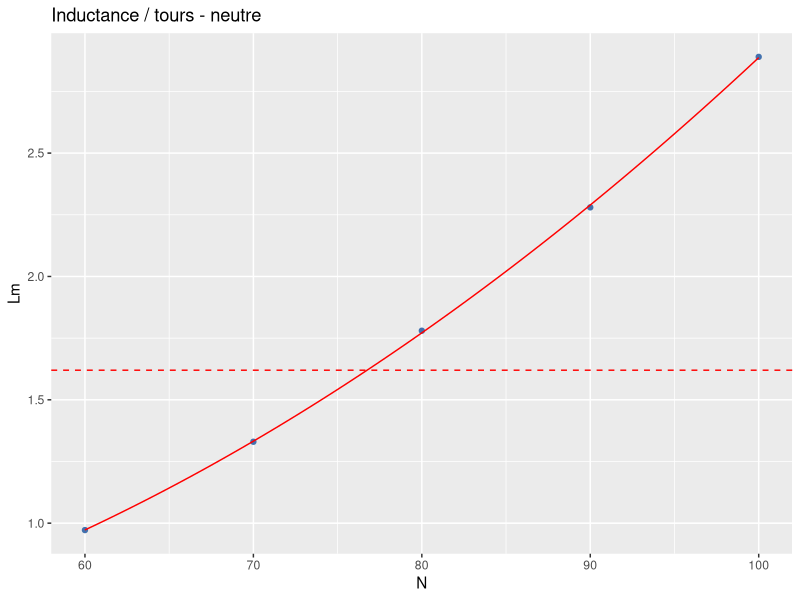
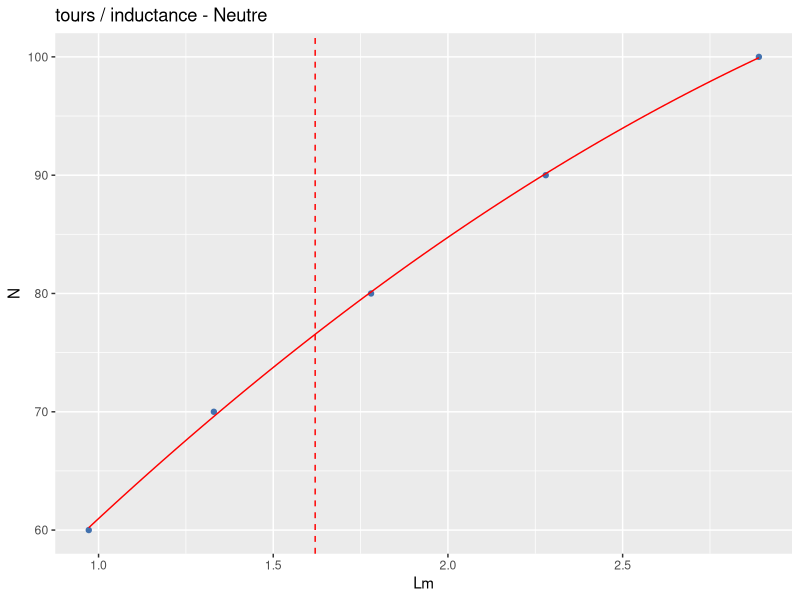
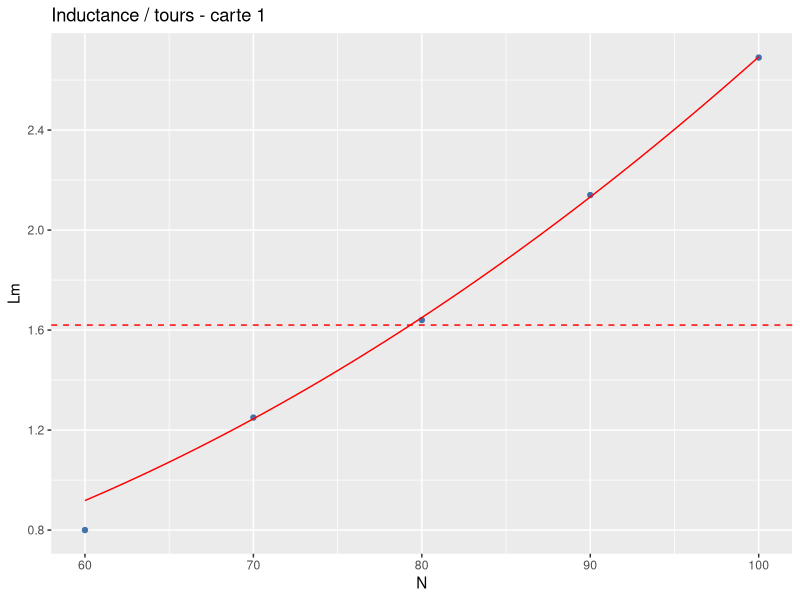
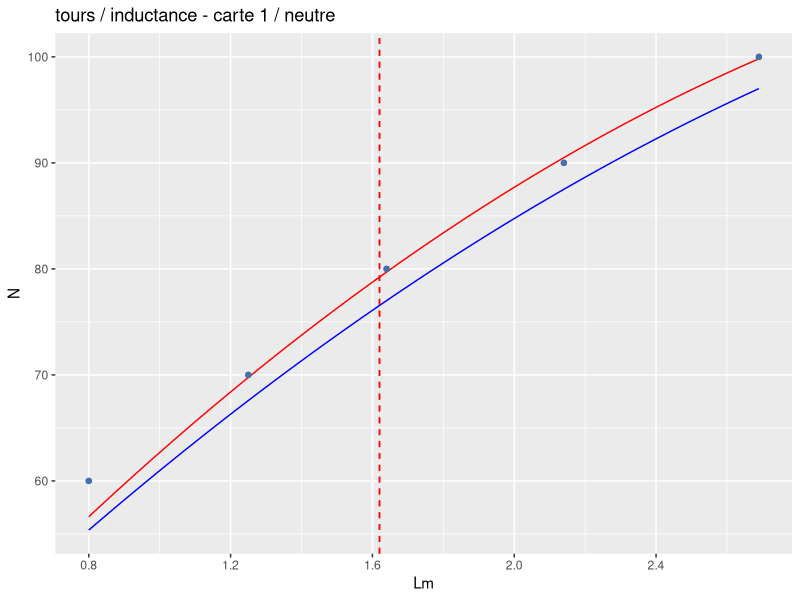
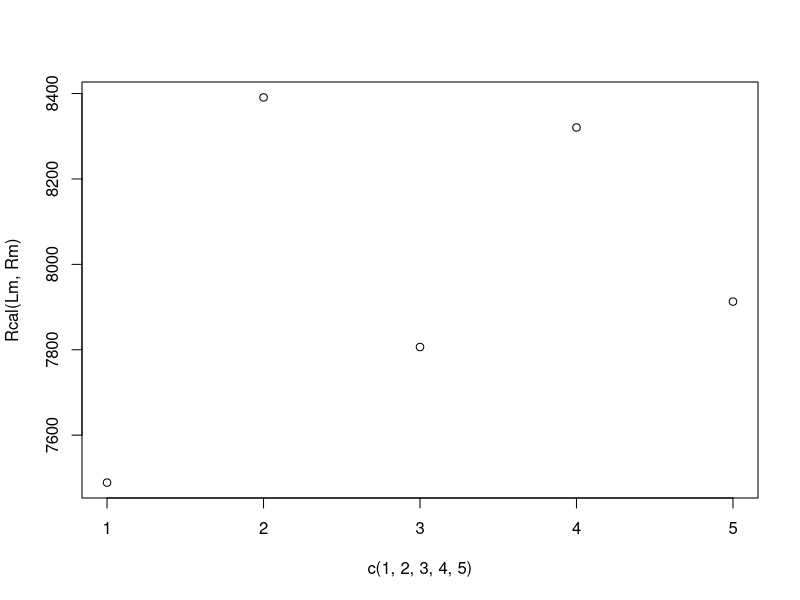

These figures' R source, in order:
library(ggplot2)

# NEUTRE
# Mesures de références: 07/02/2023

N<-c(60, 70, 80, 90, 100)
Lm<-c(0.972, 1.33, 1.78,2.28, 2.89)

enrL<-data.frame(Lm, N)
#print(ggplot(enrL) + geom_point(aes(x = N, y = Lm)))

print("-----  ajustement 1   ------------")
mod3 <- lm(Lm~N+I(N^2), data=enrL)

print(summary(mod3))

Lest<-function(N){4.750e-01  -1.545e-02 * N +   3.957e-04 * N^2}
print(ggplot(enrL) + geom_point(aes(x = N, y = Lm), colour = "#4271AE")  + stat_function(fun = Lest, color = "red") +  ggtitle("Inductance / tours - neutre") 
      +  geom_hline(yintercept=1.62, linetype="dashed", color = "red"))

print("-----  ajustement 2   ------------")
mod31 <- lm(N~Lm+I(Lm^2), data=enrL)
print(summary(mod31))
Nest_neutre<-function(L){ 30.0865  + 34.4416  * L -3.5552  * L^2}
print(ggplot(enrL) + geom_point(aes(x = Lm, y = N), colour = "#4271AE")  + stat_function(fun = Nest_neutre, color = "red") +  ggtitle("tours / inductance - Neutre")
      + geom_vline(xintercept=1.62, linetype="dashed", color = "red"))

# CARTE 1


N<-c(60, 70, 80, 90, 100)
Lm<-c(0.80, 1.25, 1.64,2.14, 2.69)       # inductances mesurées
Rm<-c(83.9, 117, 165, 202, 267)      # résistances mesurées
Qm<-c(6.86, 6.72, 6.24, 6.66, 6.32) # facteurs de qualité mesurés

enrL<-data.frame(Lm, N)
enrLR<-data.frame(Lm, Rm)
#print(ggplot(enrL) + geom_point(aes(x = N, y = Lm)))

print("-----  ajustement 3   ------------")
mod3 <- lm(Lm~N+I(N^2), data=enrL)

print(summary(mod3))

Lest<-function(N){5.877e-01  -1.781e-02 * N +  3.886e-04 * N^2}
print(ggplot(enrL) + geom_point(aes(x = N, y = Lm), colour = "#4271AE")  + stat_function(fun = Lest, color = "red") +  ggtitle("Inductance / tours - carte 1")
      +  geom_hline(yintercept=1.62, linetype="dashed", color = "red"))

print("-----  ajustement 4   ------------")
mod31 <- lm(N~Lm+I(Lm^2), data=enrL)
print(summary(mod31))
Nest_c1<-function(L){28.8519 + 38.2387 * L  -4.4076 * L^2}
print(ggplot(enrL) + geom_point(aes(x = Lm, y = N), colour = "#4271AE")  + stat_function(fun = Nest_c1, color = "red") +  ggtitle("tours / inductance - carte 1 / neutre")
      + geom_vline(xintercept=1.62, linetype="dashed", color = "red")
      + geom_point(aes(x = Lm, y = N), colour = "#4271AE")  + stat_function(fun = Nest_neutre, color = "blue") 
      + geom_vline(xintercept=1.62, linetype="dashed", color = "red")
        )
#curve(Nest, 1, 4, xname = "t"


# ESTIMATIONs
 

Lth<- function(C, F){(4*pi^2*F^2*C)^-1*1e3}

Fth<-function(C, L){(2*pi*sqrt(L*1e-3*C))^-1}


Vant<-function(L,R){
  
    10/(pi^2+125000*L*1e-3*(R+36))
}

Rcal<-function(Lm, Qm){2*pi*125000*Lm/Qm}

#print(ggplot(enrLR) + geom_point(aes(x = N, y = Lm)))
plot(c(1,2,3,4,5), Rcal(Lm, Rm))

